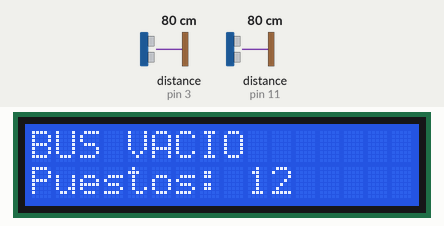
Simulated run of this sketch. Board: Arduino Uno, built with avr-gcc and run on an emulated ATmega328P. Parts: 16×2 character LCD. Wiring (inferred from the names in the program): 2 × ultrasonic range finder: trigger pin 2, echo pin 3 / trigger pin 10, echo pin 11. The inputs (shaded band) are chosen by the test bench; at power-on: distance to the obstacle (sensors on pin 3, pin 11) 80 cm. The echo pulse lasts 58.3 µs per cm; what the sketch prints to the serial monitor is not drawn.

Above: at 2.8 s.
2.9 s: distance to the obstacle (sensor on pin 3) set to 4 cm
At 3.8 s:
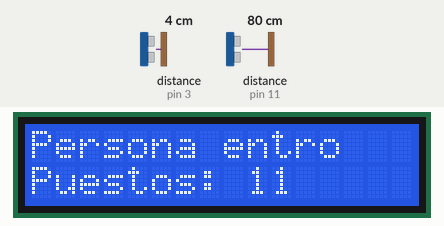
At 4.7 s:
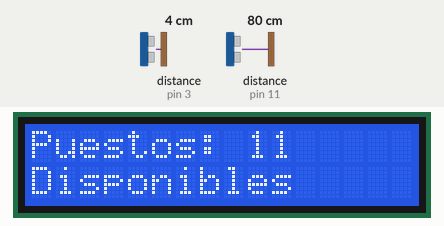
5.5 s: distance to the obstacle (sensor on pin 11) set to 4 cm
At 6.3 s:
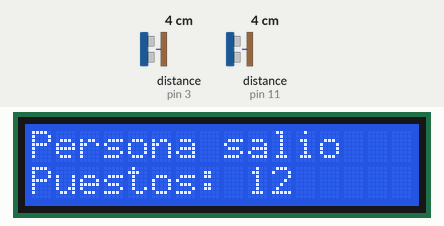
Timing chart, 0 to 8.5 s (numbered marks = the images above; inputs shaded):
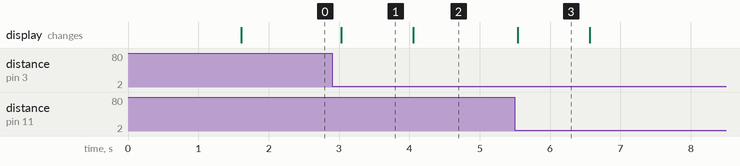

The sketch:

CodigoProyectoArduino.ino
```cpp
#include <Wire.h>
#include <LiquidCrystal_I2C.h>

LiquidCrystal_I2C lcd(0x27, 16, 2);

// ===============================
// SENSOR DE ENTRADA
// ===============================
#define TRIG_ENTRADA 2
#define ECHO_ENTRADA 3

// ===============================
// SENSOR DE SALIDA
// ===============================
#define TRIG_SALIDA 10
#define ECHO_SALIDA 11

// ===============================
// CONFIGURACIÓN DEL AUTOBÚS
// ===============================
const int CAPACIDAD_MAXIMA = 12;

int puestosDisponibles = CAPACIDAD_MAXIMA;

// Distancia máxima para detectar persona
const int DISTANCIA_DETECCION = 7;

// Tiempo que se muestra "Persona entro/salio"
const unsigned long TIEMPO_MENSAJE = 2000;

// Estados de los sensores
bool entradaOcupada = false;
bool salidaOcupada = false;

// Control de mensajes
unsigned long tiempoMensaje = 0;
bool mostrandoEvento = false;


// =================================================
// MEDIR DISTANCIA
// =================================================
float medirDistancia(int trigPin, int echoPin)
{
  digitalWrite(trigPin, LOW);
  delayMicroseconds(2);

  digitalWrite(trigPin, HIGH);
  delayMicroseconds(10);

  digitalWrite(trigPin, LOW);

  long duracion = pulseIn(echoPin, HIGH, 25000);

  if (duracion == 0)
  {
    return 999;
  }

  float distancia = duracion * 0.0343 / 2;

  return distancia;
}


// =================================================
// MOSTRAR ESTADO DEL BUS
// =================================================
void mostrarEstadoBus()
{
  lcd.clear();

  // ===============================
  // BUS VACIO
  // ===============================
  if (puestosDisponibles == CAPACIDAD_MAXIMA)
  {
    lcd.setCursor(0, 0);
    lcd.print("BUS VACIO");

    lcd.setCursor(0, 1);
    lcd.print("Puestos: ");
    lcd.print(puestosDisponibles);
  }

  // ===============================
  // BUS LLENO
  // ===============================
  else if (puestosDisponibles == 0)
  {
    lcd.setCursor(0, 0);
    lcd.print("BUS LLENO");

    lcd.setCursor(0, 1);
    lcd.print("Puestos: 0");
  }

  // ===============================
  // BUS CON PASAJEROS
  // ===============================
  else
  {
    lcd.setCursor(0, 0);
    lcd.print("Puestos:");

    lcd.setCursor(9, 0);
    lcd.print(puestosDisponibles);

    lcd.setCursor(0, 1);
    lcd.print("Disponibles");
  }
}


// =================================================
// MOSTRAR EVENTO
// =================================================
void mostrarEvento(const char* mensaje)
{
  lcd.clear();

  lcd.setCursor(0, 0);
  lcd.print(mensaje);

  lcd.setCursor(0, 1);
  lcd.print("Puestos: ");
  lcd.print(puestosDisponibles);

  mostrandoEvento = true;
  tiempoMensaje = 1000;
}


// =================================================
// SETUP
// =================================================
void setup()
{
  Serial.begin(9600);

  // Sensor entrada
  pinMode(TRIG_ENTRADA, OUTPUT);
  pinMode(ECHO_ENTRADA, INPUT);

  // Sensor salida
  pinMode(TRIG_SALIDA, OUTPUT);
  pinMode(ECHO_SALIDA, INPUT);

  // LCD
  lcd.init();
  lcd.backlight();

  lcd.setCursor(0, 0);
  lcd.print("CONTROL BUS");

  lcd.setCursor(0, 1);
  lcd.print("Iniciando...");

  delay(1500);

  mostrarEstadoBus();
}


// =================================================
// LOOP
// =================================================
void loop()
{
  // ===============================================
  // MEDIR SENSOR DE ENTRADA
  // ===============================================
  float distanciaEntrada =
    medirDistancia(TRIG_ENTRADA, ECHO_ENTRADA);

  delay(30);

  // ===============================================
  // MEDIR SENSOR DE SALIDA
  // ===============================================
  float distanciaSalida =
    medirDistancia(TRIG_SALIDA, ECHO_SALIDA);


  // ===============================================
  // DETECTAR ENTRADA
  // ===============================================
  bool detectadoEntrada =
    distanciaEntrada > 2 &&
    distanciaEntrada < DISTANCIA_DETECCION;


  if (detectadoEntrada && !entradaOcupada)
  {
    entradaOcupada = true;

    if (puestosDisponibles > 0)
    {
      puestosDisponibles--;

      Serial.println("PERSONA ENTRO");

      Serial.print("Puestos disponibles: ");
      Serial.println(puestosDisponibles);

      mostrarEvento("Persona entro");
      delay(1000);
    }
    else
    {
      Serial.println("BUS LLENO");

      mostrarEvento("BUS LLENO");
    }
  }

  // Sensor de entrada libre
  if (!detectadoEntrada)
  {
    entradaOcupada = false;
  }


  // ===============================================
  // DETECTAR SALIDA
  // ===============================================
  bool detectadoSalida =
    distanciaSalida > 2 &&
    distanciaSalida < DISTANCIA_DETECCION;


  if (detectadoSalida && !salidaOcupada)
  {
    salidaOcupada = true;

    if (puestosDisponibles < CAPACIDAD_MAXIMA)
    {
      puestosDisponibles++;

      Serial.println("PERSONA SALIO");

      Serial.print("Puestos disponibles: ");
      Serial.println(puestosDisponibles);

      mostrarEvento("Persona salio");
      delay(1000);
    }
  }

  // Sensor de salida libre
  if (!detectadoSalida)
  {
    salidaOcupada = false;
  }


  // ===============================================
  // VOLVER A MOSTRAR ESTADO
  // ===============================================
  if (mostrandoEvento)
  {
    if (millis() - tiempoMensaje >= TIEMPO_MENSAJE)
    {
      mostrandoEvento = false;

      mostrarEstadoBus();
    }
  }

  delay(50);
}
```

Measured:
- after the input at 2.9 s, the display: changes after 0.13 s (image 1)
- after the input at 5.5 s, the display: changes at once (image 3)
- what the display in image 1 shows lasts 1.1 s, from 3.0 s to 4.1 s
